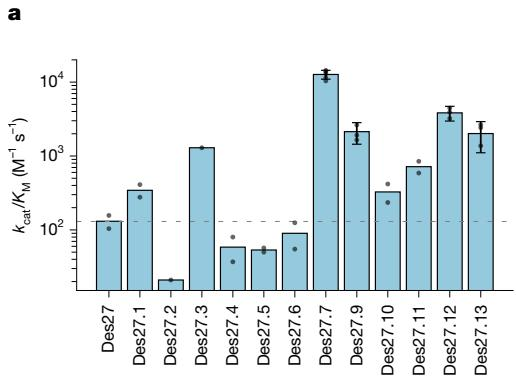
#> input picture .claude/agents/vision-image-analyzer/evals/images/bar_chart.jpg, 516 x 378 px
$ python -i chart_utils.py   (imports and definitions only)
#> lines starting #> are read from the running program, lines starting #| are printed output that depends on the picture
#!/usr/bin/env python3
"""Shared helpers for chart-reader OpenCV reference scripts."""

from __future__ import annotations

import json
import math
from pathlib import Path
from typing import Iterable

import cv2
import numpy as np


# [134 lines left out: functions load_image, parse_plot_area, parse_tick_pairs, parse_rects, mask_exclude_rects, expand_rect and 2 more, not called in this run]


def detect_plot_area_from_axes(img_gray):
    edges = cv2.Canny(img_gray, 30, 120)
    lines = cv2.HoughLinesP(
        edges,
        rho=1,
        theta=np.pi / 180,
        threshold=80,
        minLineLength=img_gray.shape[1] * 0.25,
        maxLineGap=15,
    )
    if lines is None:
        return None

    height, width = img_gray.shape
    normalized = []
    for raw in lines[:, 0]:
        x1, y1, x2, y2 = [int(value) for value in raw]
        dx = abs(x2 - x1)
        dy = abs(y2 - y1)
        length = float(np.hypot(x2 - x1, y2 - y1))
        if dx < 8:
            normalized.append({
                "kind": "v",
                "x": int(round((x1 + x2) / 2)),
                "top": min(y1, y2),
                "bottom": max(y1, y2),
                "length": length,
            })
        elif dy < 8:
            normalized.append({
                "kind": "h",
                "y": int(round((y1 + y2) / 2)),
                "left": min(x1, x2),
                "right": max(x1, x2),
                "length": length,
            })

    v_lines = [
        line for line in normalized if line["kind"] == "v" and line["x"] < width
        * 0.35 and line["bottom"] > height * 0.7 and line["length"] > height * 0.35
    ]
    h_lines = [
        line for line in normalized if line["kind"] == "h" and line["y"] > height
        * 0.7 and line["left"] < width * 0.4 and line["length"] > width * 0.35
    ]
    if not h_lines or not v_lines:
        return None

    v_lines.sort(key=lambda line: (-line["length"], line["x"]))
    h_lines.sort(key=lambda line: (-line["length"], -line["y"]))

    best_v = v_lines[0]
    best_h = h_lines[0]
    plot_left = best_v["x"]
    plot_top = best_v["top"]
    plot_bottom = best_h["y"]
    plot_right = best_h["right"]
    if plot_right <= plot_left or plot_bottom <= plot_top:
        return None
    return {
        "x": int(plot_left),
        "y": int(plot_top),
        "w": int(plot_right - plot_left),
        "h": int(plot_bottom - plot_top),
    }


# [8 lines left out: function build_axis_transform, not called in this run]


def crop_roi(img, plot_area):
    x0, y0, w, h = plot_area["x"], plot_area["y"], plot_area["w"], plot_area["h"]
    return img[y0:y0 + h, x0:x0 + w]


def resolve_plot_area(img, explicit_plot_area=None):
    if explicit_plot_area:
        return explicit_plot_area
    gray = cv2.cvtColor(img, cv2.COLOR_BGR2GRAY)
    return detect_plot_area_from_axes(gray)


# [13 lines left out: function write_debug_image, not called in this run]


def dump_json(payload):
    print(json.dumps(payload, indent=2, ensure_ascii=False))


# [4 lines left out: function ensure_parent, not called in this run]

>>> import cv2
>>> picture = cv2.imread('../../../agents/vision-image-analyzer/evals/images/bar_chart.jpg')
#> picture is the input picture: shape (378, 516, 3); mean B, G, R 237.6, 234.3, 225.7
>>> result = resolve_plot_area(picture)
#> in resolve_plot_area, `gray = cv2.cvtColor(img, cv2.COLOR_BGR2GRAY)`:
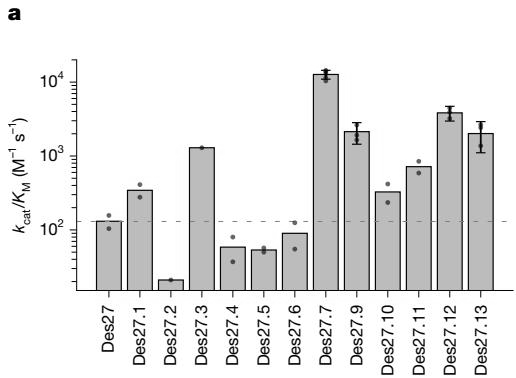
#> gray: shape (378, 516); min 0, max 255, mean 232.1
#> in detect_plot_area_from_axes, `edges = cv2.Canny(img_gray, 30, 120)`:
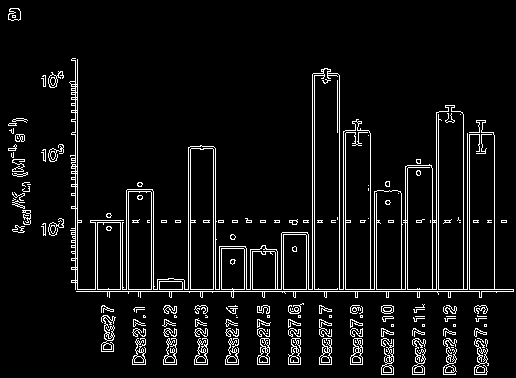
#> edges: shape (378, 516); 6.4% white in thin lines or dots
#> in detect_plot_area_from_axes, `lines = cv2.HoughLinesP( edges, rho=1, theta=np.pi / 180, threshold=80..`: lines = 22 rows, first 6: [75, 289, 513, 289], [76, 291, 513, 291], [60, 220, 506, 220], [52, 222, 506, 222], [77, 288, 77, 59], [75, 288, 75, 58]
#> the loop in detect_plot_area_from_axes, `for raw in lines[:, 0]:` made 22 passes
#> (x1, y1, x2, y2, dx, dy, length) on passes 1 to 12: (75, 289, 513, 289, 438, 0, 438), (76, 291, 513, 291, 437, 0, 437), (60, 220, 506, 220, 446, 0, 446), (52, 222, 506, 222, 454, 0, 454), (77, 288, 77, 59, 0, 229, 229), (75, 288, 75, 58, 0, 230, 230), (312, 288, 312, 74, 0, 214, 214), (314, 288, 314, 73, 0, 215, 215), (339, 288, 339, 75, 0, 213, 213), (438, 294, 438, 112, 0, 182, 182), (436, 288, 436, 112, 0, 176, 176), (190, 288, 190, 146, 0, 142, 142)
#> after the loop in detect_plot_area_from_axes, `for raw in lines[:, 0]:`: normalized = 22 items
#> in detect_plot_area_from_axes, `v_lines = [ line for line in normalized if line["kind"] == "v" and lin..`: v_lines = 2 items
#> in detect_plot_area_from_axes, `best_v = v_lines[0]`: best_v = {'kind': 'v', 'x': 75, 'top': 58, 'bottom': 288, 'length': 230}
#> in detect_plot_area_from_axes, `best_h = h_lines[0]`: best_h = {'kind': 'h', 'y': 289, 'left': 75, 'right': 513, 'length': 438}
#> in detect_plot_area_from_axes, `plot_left = best_v["x"]`: plot_left = 75
#> in detect_plot_area_from_axes, `plot_top = best_v["top"]`: plot_top = 58
#> in detect_plot_area_from_axes, `plot_bottom = best_h["y"]`: plot_bottom = 289
#> in detect_plot_area_from_axes, `plot_right = best_h["right"]`: plot_right = 513
#> result = {'x': 75, 'y': 58, 'w': 438, 'h': 231}

$ run again, on .claude/agents/vision-image-analyzer/evals/images/scatter_chart.jpg
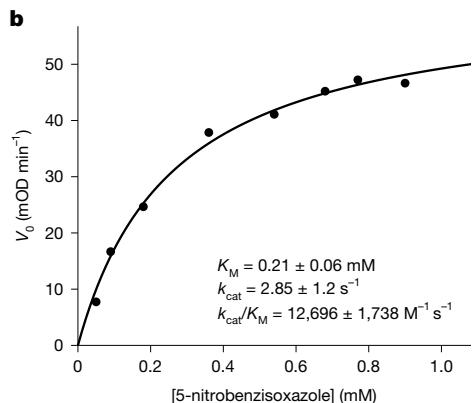
#> input picture .claude/agents/vision-image-analyzer/evals/images/scatter_chart.jpg, 472 x 403 px
#> picture is the input picture: shape (403, 472, 3); min 0, max 255, mean 246.6
#> in detect_plot_area_from_axes, `edges = cv2.Canny(img_gray, 30, 120)`:
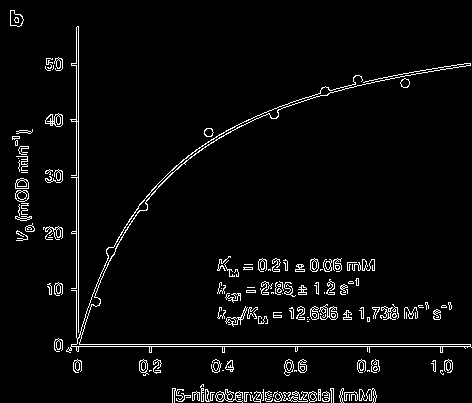
#> edges: shape (403, 472); 4% white in thin lines or dots
#> lines = 14 rows, first 6: [54, 346, 470, 346], [54, 344, 470, 344], [76, 372, 76, 27], [78, 372, 78, 26], [172, 392, 375, 392], [172, 395, 376, 395]
#> the loop in detect_plot_area_from_axes, `for raw in lines[:, 0]:` made 14 passes
#> (x1, y1, x2, y2, dx, dy, length) on passes 1 to 8: (54, 346, 470, 346, 416, 0, 416), (54, 344, 470, 344, 416, 0, 416), (76, 372, 76, 27, 0, 345, 345), (78, 372, 78, 26, 0, 346, 346), (172, 392, 375, 392, 203, 0, 203), (172, 395, 376, 395, 204, 0, 204), (320, 91, 470, 64, 150, 27, 152.4), (217, 317, 440, 317, 223, 0, 223)
#> after the loop in detect_plot_area_from_axes, `for raw in lines[:, 0]:`: normalized = 12 items
#> v_lines = 2 items
#> h_lines = 8 items
#> best_v = {'kind': 'v', 'x': 78, 'top': 26, 'bottom': 372, 'length': 346}
#> best_h = {'kind': 'h', 'y': 346, 'left': 54, 'right': 470, 'length': 416}
#> plot_left = 78
#> plot_top = 26
#> plot_bottom = 346
#> plot_right = 470
#> result = {'x': 78, 'y': 26, 'w': 392, 'h': 320}
